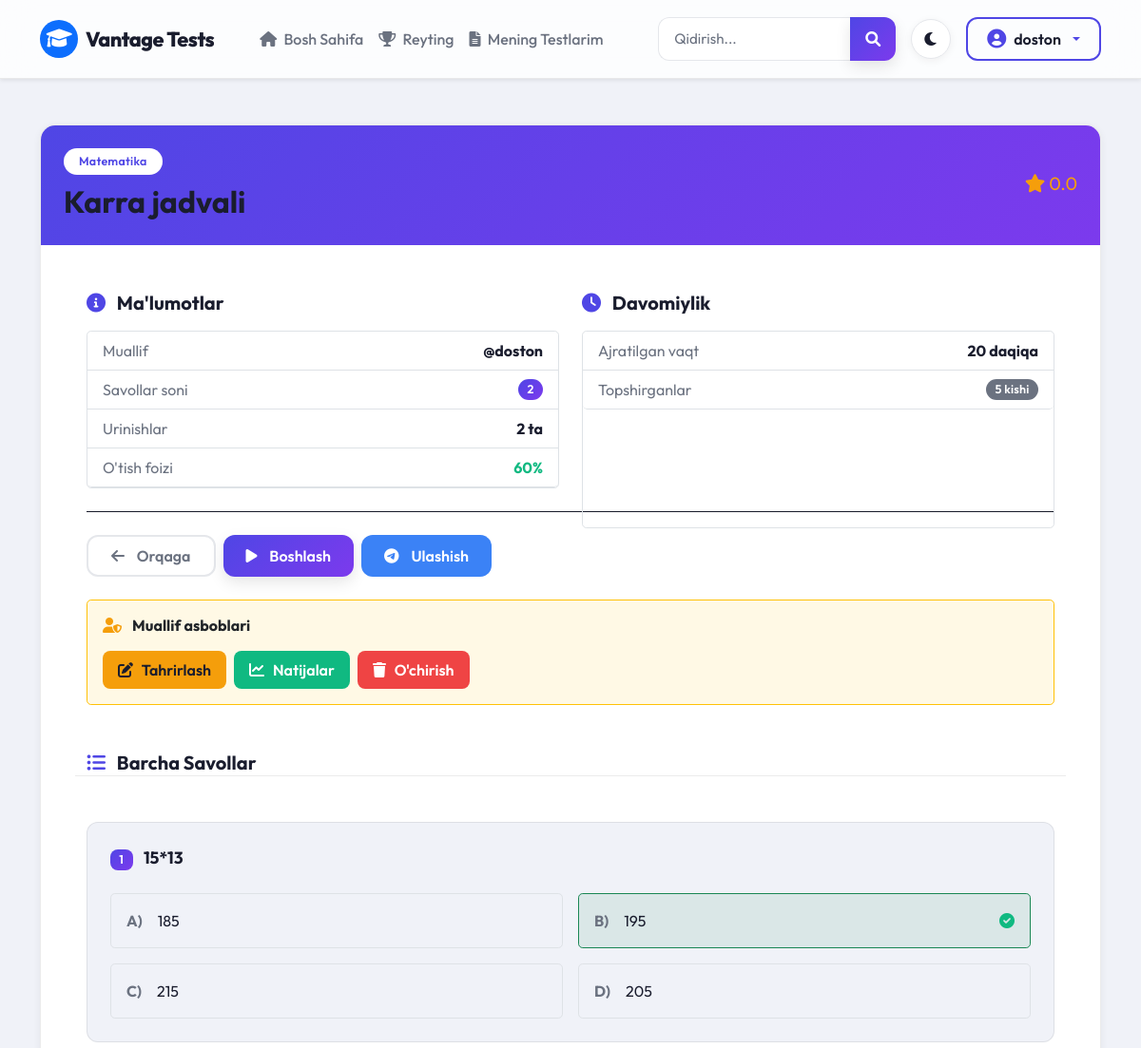
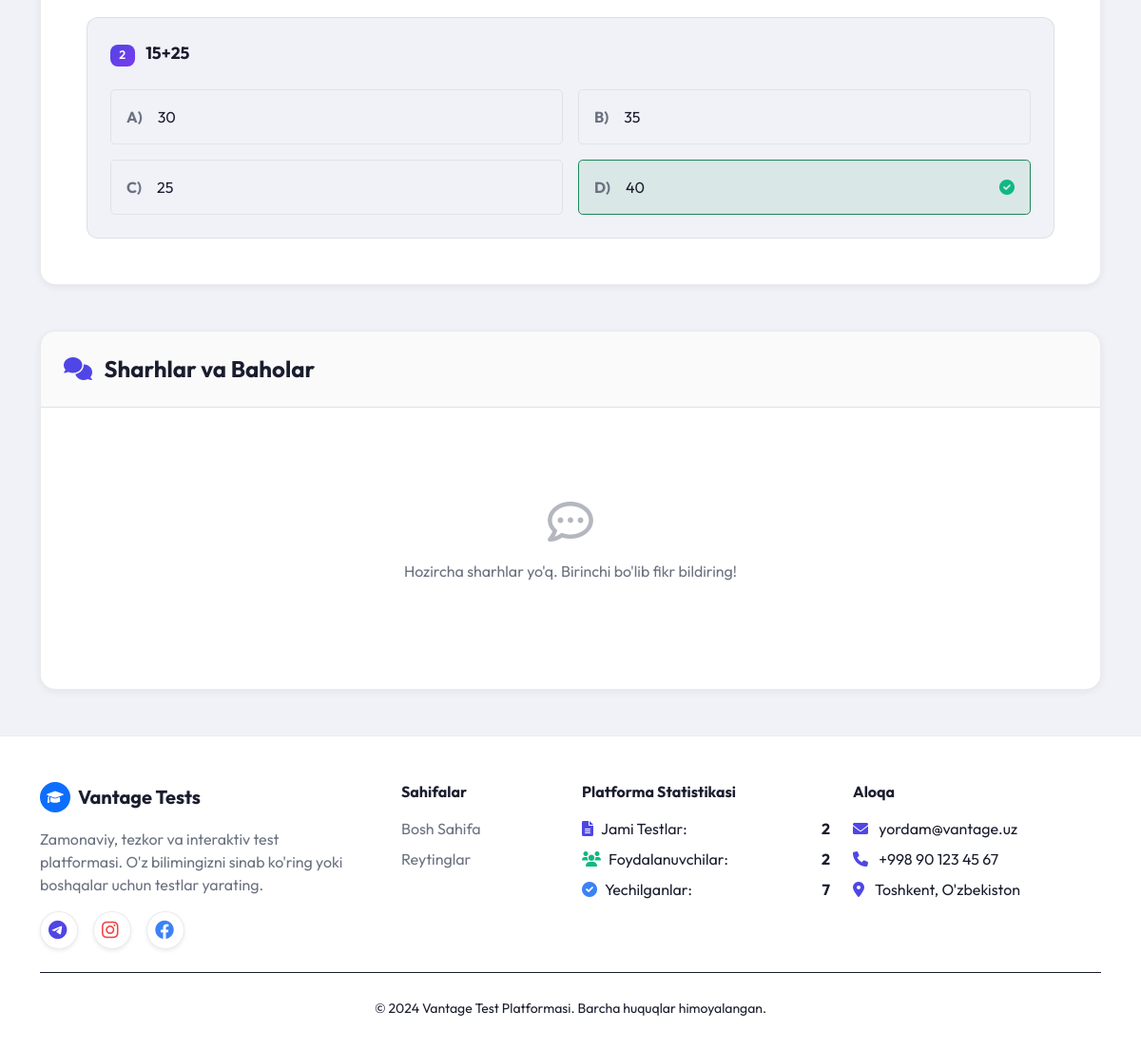
/test/2/detail/ (signed in), run on an earlier commit of the app's database (2 pictures, top to bottom).
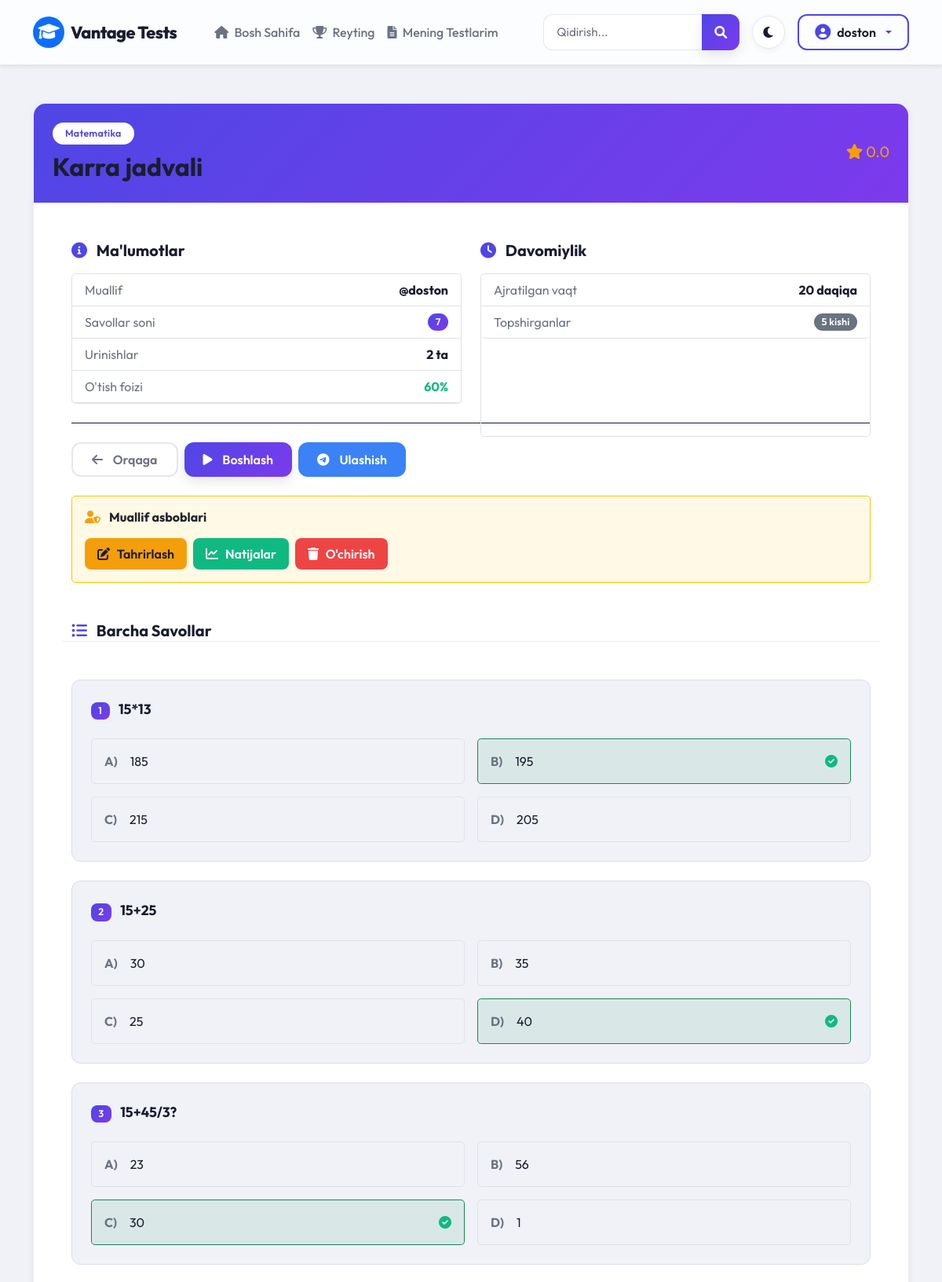
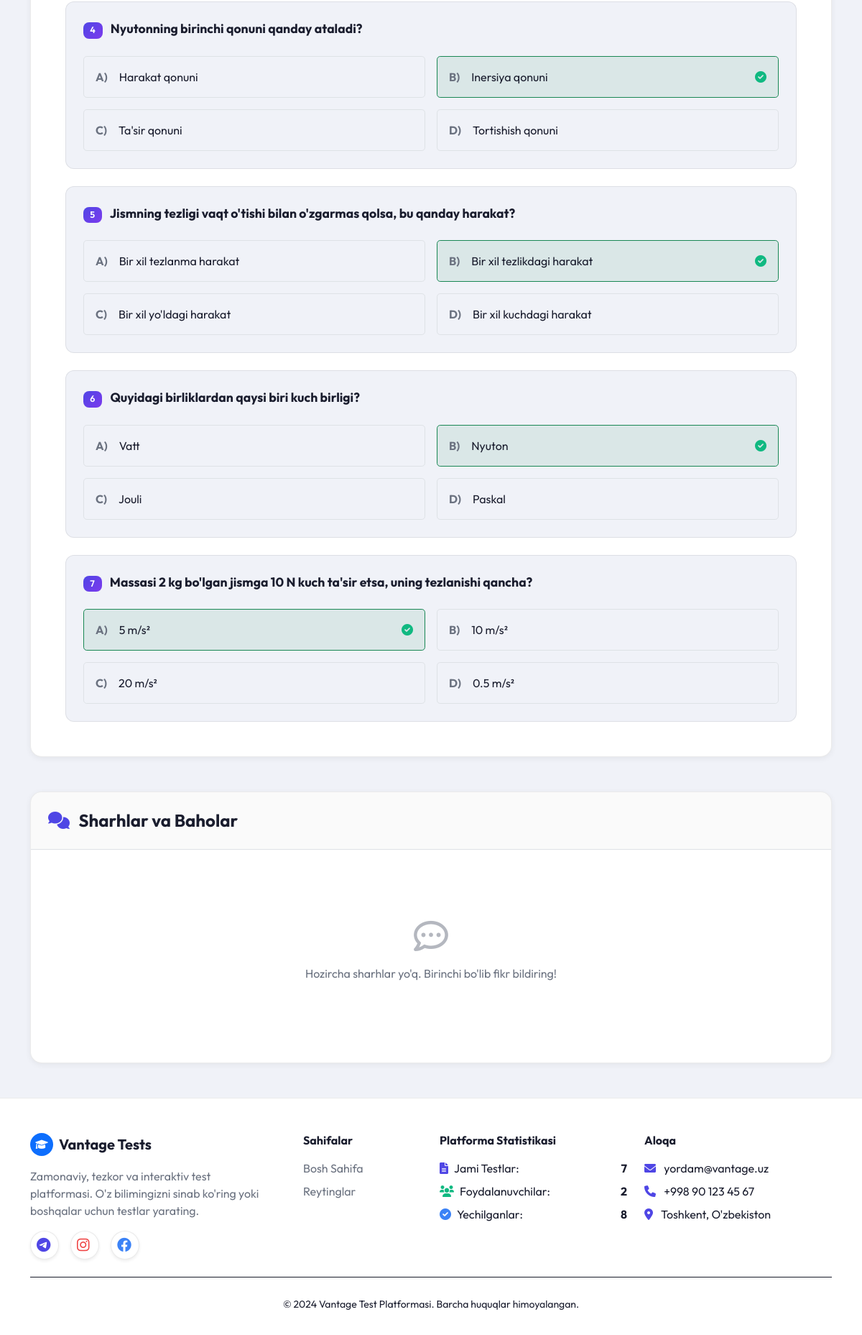
And on a later commit of the database (2 pictures, top to bottom).
### main/models.py (models this page shows, shortened)
class Test(models.Model):
    author = models.ForeignKey(User, on_delete=models.CASCADE)
    category = models.ForeignKey(Category, on_delete=models.CASCADE)
    title = models.CharField(max_length=200)
    maximum_attempts = models.PositiveBigIntegerField()
    duration = models.PositiveIntegerField(default=20, help_text="Test davomiyligi (daqiqada)")
    pass_percentage = models.PositiveBigIntegerField()

class Question(models.Model):
    test = models.ForeignKey(Test, on_delete=models.CASCADE)
    question = models.CharField(max_length=300)
    a = models.CharField(max_length=200)
    b = models.CharField(max_length=200)
    c = models.CharField(max_length=200)
    d = models.CharField(max_length=200)
    true_answer = models.CharField(max_length=1, help_text="Enter the correct option (a/b/c/d)")

class Category(models.Model):
    name = models.CharField(max_length=100)

### main/views.py (the view)
# urls.py: path('test/<int:test_id>/detail/', views.test_detail, name='test_detail'),  # <- QO'SHING
@login_required(login_url='login')
def test_detail(request, test_id):
    test = get_object_or_404(Test, id=test_id, author=request.user)
    questions = Question.objects.filter(test=test)
    total_tests_count = Test.objects.count()
    active_users_count = User.objects.filter(is_active=True).count()
    completed_tests_count = CheckTest.objects.count()
    context = {
        'test': test,
        'questions': questions,
        'total_tests_count': total_tests_count,
        'active_users_count': active_users_count,
        'completed_tests_count': completed_tests_count,
    }
    return render(request, 'test_detail.html', context)

### main/context_processors.py (called while the page is built)
def footer_stats(request):
    try:
        total_tests_count = Test.objects.count()
    except Exception:
        total_tests_count = 0
    try:
        active_users_count = User.objects.filter(is_active=True).count()
    except Exception:
        active_users_count = 0
    try:
        completed_tests_count = CheckTest.objects.count()
    except Exception:
        completed_tests_count = 0
    return {
        'total_tests_count': total_tests_count,
        'active_users_count': active_users_count,
        'completed_tests_count': completed_tests_count,
    }

### templates/test_detail.html (shortened to what the changed rows need)
{% extends "base.html" %}
{% block content %}
<div class="container py-4">
    <div class="detail-card mb-4 overflow-hidden">
        <div class="bg-primary text-white p-4" style="background: var(--primary-gradient) !important;">
            <div class="d-flex justify-content-between align-items-md-center flex-column flex-md-row gap-3">
                <div>
                    <span class="badge bg-white text-primary mb-2 rounded-pill px-3 py-2">{{ test.category.name }}</span>
                    <h2 class="mb-0 fw-bold">{{ test.title }}</h2>
                </div>
            </div>
        </div>
        <div class="p-4 p-md-5">
            <div class="row g-4 mb-4">
                <div class="col-md-6">
                    <ul class="list-group list-group-flush border rounded-3 bg-transparent">
                        <li class="list-group-item d-flex justify-content-between align-items-center bg-transparent border-bottom">
                            <span class="text-muted">Muallif</span>
                            <span class="fw-bold">@{{ test.author.username }}</span>
                        </li>
                        <li class="list-group-item d-flex justify-content-between align-items-center bg-transparent border-bottom">
                            <span class="text-muted">Savollar soni</span>
                            <span class="badge bg-primary rounded-pill">{{ test.question_set.count }}</span>
                        </li>
                        <li class="list-group-item d-flex justify-content-between align-items-center bg-transparent border-bottom">
                            <span class="text-muted">Urinishlar</span>
                            <span class="fw-bold">{{ test.maximum_attempts }} ta</span>
                        </li>
                        <li class="list-group-item d-flex justify-content-between align-items-center bg-transparent border-bottom">
                            <span class="text-muted">O'tish foizi</span>
                            <span class="fw-bold text-success">{{ test.pass_percentage }}%</span>
                        </li>
                    </ul>
                </div>
                <div class="col-md-6">
                    <ul class="list-group list-group-flush border rounded-3 bg-transparent h-100">
                        <li class="list-group-item d-flex justify-content-between align-items-center bg-transparent border-bottom">
                            <span class="text-muted">Ajratilgan vaqt</span>
                            <span class="fw-bold">{{ test.duration }} daqiqa</span>
                        </li>
                        <li class="list-group-item d-flex justify-content-between align-items-center bg-transparent border-bottom">
                            <span class="text-muted">Topshirganlar</span>
                            <span class="badge bg-secondary rounded-pill">{{ test.checktest_set.count }} kishi</span>
                        </li>
                    </ul>
                </div>
            </div>
            <div class="row g-4 border-top pt-4" style="border-color: var(--border) !important;">
                {% for question in questions %}
                <div class="col-12">
                    <div class="question-card p-4">
                        <h6 class="fw-bold mb-4" style="line-height: 1.5; font-size: 1.1rem;">
                            <span class="badge bg-primary me-2">{{ forloop.counter }}</span> {{ question.question }}
                        </h6>
                        <div class="row g-3">
                            <div class="col-md-6">
                                <div class="p-3 rounded-3 {% if question.true_answer == 'a' %}bg-success bg-opacity-10 border border-success{% else %}border{% endif %} d-flex align-items-center">
                                    <strong class="me-3 text-muted">A)</strong> <span style="color: var(--text-main);">{{ question.a }}</span>
                                    {% if question.true_answer == 'a' %}<i class="fas fa-check-circle text-success ms-auto"></i>{% endif %}
                                </div>
                            </div>
                            <div class="col-md-6">
                                <div class="p-3 rounded-3 {% if question.true_answer == 'b' %}bg-success bg-opacity-10 border border-success{% else %}border{% endif %} d-flex align-items-center">
                                    <strong class="me-3 text-muted">B)</strong> <span style="color: var(--text-main);">{{ question.b }}</span>
                                    {% if question.true_answer == 'b' %}<i class="fas fa-check-circle text-success ms-auto"></i>{% endif %}
                                </div>
                            </div>
                            <div class="col-md-6">
                                <div class="p-3 rounded-3 {% if question.true_answer == 'c' %}bg-success bg-opacity-10 border border-success{% else %}border{% endif %} d-flex align-items-center">
                                    <strong class="me-3 text-muted">C)</strong> <span style="color: var(--text-main);">{{ question.c }}</span>
                                    {% if question.true_answer == 'c' %}<i class="fas fa-check-circle text-success ms-auto"></i>{% endif %}
                                </div>
                            </div>
                            <div class="col-md-6">
                                <div class="p-3 rounded-3 {% if question.true_answer == 'd' %}bg-success bg-opacity-10 border border-success{% else %}border{% endif %} d-flex align-items-center">
                                    <strong class="me-3 text-muted">D)</strong> <span style="color: var(--text-main);">{{ question.d }}</span>
                                    {% if question.true_answer == 'd' %}<i class="fas fa-check-circle text-success ms-auto"></i>{% endif %}
                                </div>
                            </div>
                        </div>
                    </div>
                </div>
                {% endfor %}
            </div>
        </div>
    </div>
</div>
{% endblock content %}

### templates/base.html (shortened to what the changed rows need)
{% load static %}
<!DOCTYPE html>
<html lang="uz">
<head>
    <link href="https://cdn.jsdelivr.net/npm/bootstrap@5.1.3/dist/css/bootstrap.min.css" rel="stylesheet">
    <link href="https://cdnjs.cloudflare.com/ajax/libs/font-awesome/6.0.0/css/all.min.css" rel="stylesheet">
    <link rel="stylesheet" type="text/css" href="{% static 'style.css' %}">
</head>
<body>
    <main class="flex-grow-1 py-4">
        {% block content %}
        {% endblock content %}
    </main>
    <footer class="premium-footer">
        <div class="container">
            <div class="row gy-4">
                <div class="col-lg-3 col-md-6">
                    <ul class="list-unstyled text-muted">
                        <li class="mb-2 d-flex align-items-center">
                            <i class="fas fa-file-alt text-primary me-2"></i> Jami Testlar: <strong class="ms-auto text-main">{{ total_tests_count|default:"0" }}</strong>
                        </li>
                        <li class="mb-2 d-flex align-items-center">
                            <i class="fas fa-check-circle text-info me-2"></i> Yechilganlar: <strong class="ms-auto text-main">{{ completed_tests_count|default:"0" }}</strong>
                        </li>
                    </ul>
                </div>
            </div>
        </div>
    </footer>
</body>
</html>

What changed in the data, as far as the page shows it:
computed for Test "Karra jadvali": question_set.count "2" → "7"
added Question: question "15+45/3?", a "23", b "56", c "30", true_answer "c" (drawn), d "1"
added Question: question "Nyutonning birinchi qonuni qanday ataladi?", a "Harakat qonuni", b "Inersiya qonuni", true_answer "b" (drawn), c "Ta'sir qonuni", d "Tortishish qonuni"
added Question: question "Jismning tezligi vaqt o'tishi bilan o'zgarmas qolsa, bu qanday harakat?", a "Bir xil tezlanma harakat", b "Bir xil tezlikdagi harakat", true_answer "b" (drawn), c "Bir xil yo'ldagi harakat", d "Bir xil kuchdagi harakat"
added Question: question "Quyidagi birliklardan qaysi biri kuch birligi?", a "Vatt", b "Nyuton", true_answer "b" (drawn), c "Jouli", d "Paskal"
added Question: question "Massasi 2 kg bo'lgan jismga 10 N kuch ta'sir etsa, uning tezlanishi qancha?", a "5 m/s²", true_answer "a" (drawn), b "10 m/s²", c "20 m/s²", d "0.5 m/s²"
Also different on the page:
{{ total_tests_count|default:"0" }}: "2" → "7"
{{ completed_tests_count|default:"0" }}: "7" → "8"
